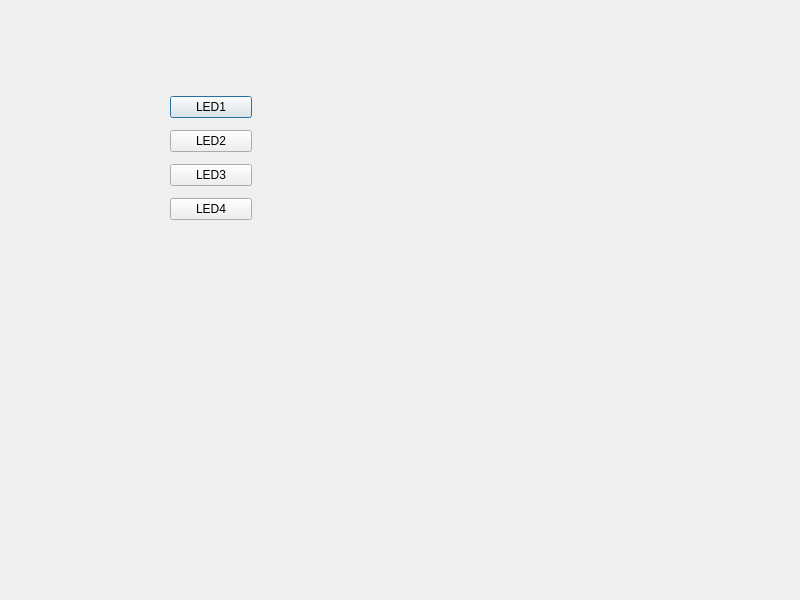
<?xml version="1.0" encoding="UTF-8"?>
<ui version="4.0">
 <class>Dialog</class>
 <widget class="QDialog" name="Dialog">
  <property name="geometry">
   <rect>
    <x>0</x>
    <y>0</y>
    <width>800</width>
    <height>600</height>
   </rect>
  </property>
  <property name="windowTitle">
   <string>Dialog</string>
  </property>
  <widget class="QWidget" name="">
   <property name="geometry">
    <rect>
     <x>170</x>
     <y>90</y>
     <width>82</width>
     <height>140</height>
    </rect>
   </property>
   <layout class="QVBoxLayout" name="verticalLayout">
    <item>
     <widget class="QPushButton" name="pushButton">
      <property name="text">
       <string>LED1</string>
      </property>
      <property name="checkable">
       <bool>true</bool>
      </property>
     </widget>
    </item>
    <item>
     <widget class="QPushButton" name="pushButton_2">
      <property name="text">
       <string>LED2</string>
      </property>
      <property name="checkable">
       <bool>true</bool>
      </property>
     </widget>
    </item>
    <item>
     <widget class="QPushButton" name="pushButton_3">
      <property name="text">
       <string>LED3</string>
      </property>
      <property name="checkable">
       <bool>true</bool>
      </property>
     </widget>
    </item>
    <item>
     <widget class="QPushButton" name="pushButton_4">
      <property name="text">
       <string>LED4</string>
      </property>
      <property name="checkable">
       <bool>true</bool>
      </property>
     </widget>
    </item>
   </layout>
  </widget>
 </widget>
 <resources/>
 <connections/>
</ui>
